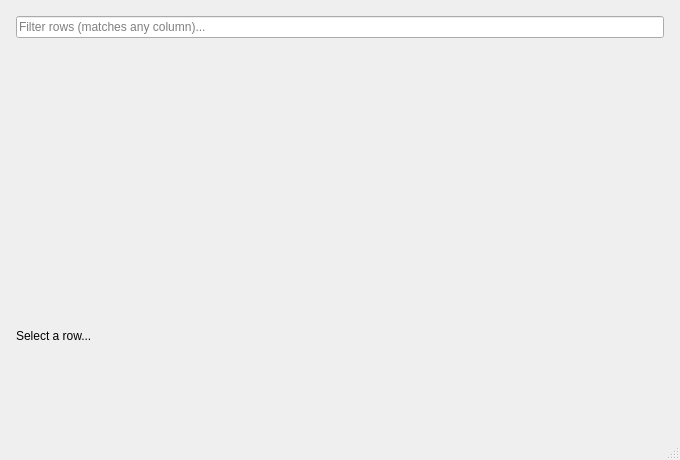
<?xml version="1.0" encoding="UTF-8"?>
<ui version="4.0">
 <class>MainWindow</class>
 <widget class="QMainWindow" name="MainWindow">
  <property name="geometry">
   <rect>
    <x>0</x>
    <y>0</y>
    <width>680</width>
    <height>460</height>
   </rect>
  </property>
  <property name="windowTitle">
   <string>QCustomDataTable Example</string>
  </property>
  <widget class="QWidget" name="centralwidget">
   <layout class="QVBoxLayout" name="verticalLayout">
    <property name="spacing">
     <number>10</number>
    </property>
    <property name="leftMargin">
     <number>16</number>
    </property>
    <property name="topMargin">
     <number>16</number>
    </property>
    <property name="rightMargin">
     <number>16</number>
    </property>
    <property name="bottomMargin">
     <number>10</number>
    </property>
    <item>
     <widget class="QLineEdit" name="searchEdit">
      <property name="placeholderText">
       <string>Filter rows (matches any column)...</string>
      </property>
     </widget>
    </item>
    <item>
     <widget class="QCustomDataTable" name="table"/>
    </item>
    <item>
     <widget class="QLabel" name="statusLabel">
      <property name="text">
       <string>Select a row...</string>
      </property>
     </widget>
    </item>
   </layout>
  </widget>
  <widget class="QStatusBar" name="statusbar"/>
 </widget>
 <customwidgets>
  <customwidget>
   <class>QCustomDataTable</class>
   <extends>QWidget</extends>
   <header location="global">Custom_Widgets.QCustomDataTable.h</header>
  </customwidget>
 </customwidgets>
 <resources/>
 <connections/>
</ui>
